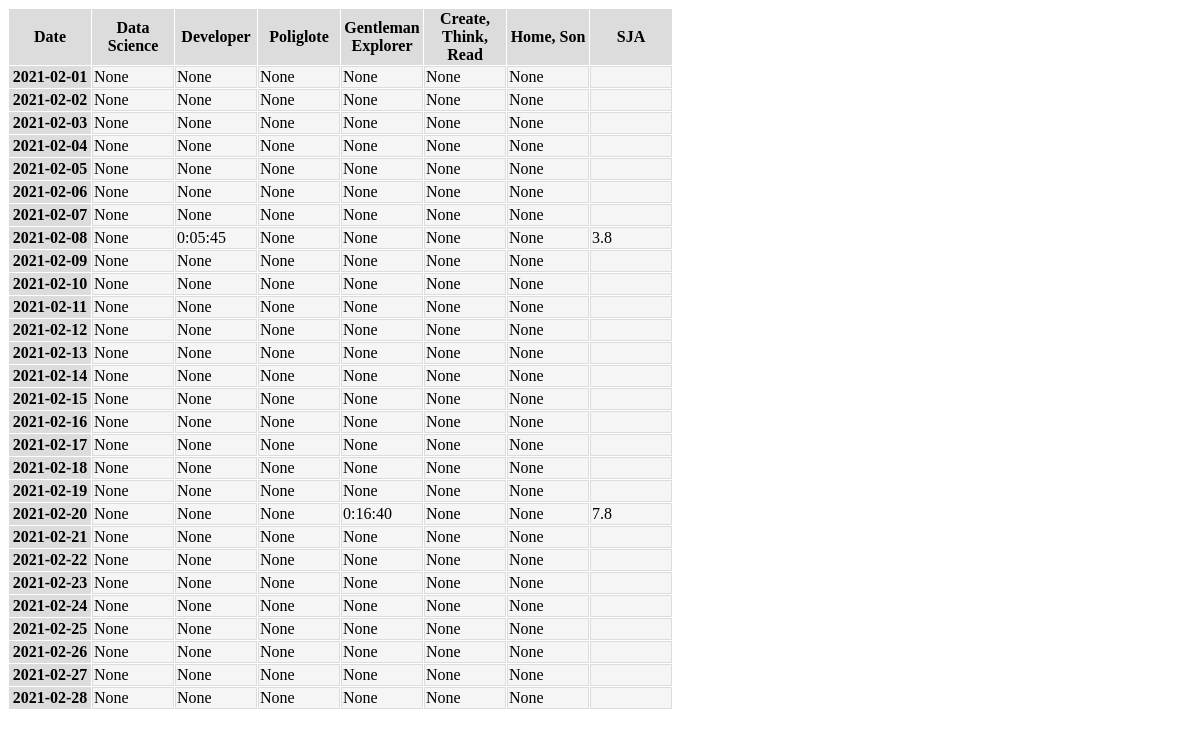
The page / on the database its author committed.
### mymonth/models.py (models this page shows, shortened)
class Days(db.Model):
    id = db.Column(db.Date, primary_key = True)
    ds = db.Column(db.Interval)   # Data Science
    dev = db.Column(db.Interval)  # Developer
    pol = db.Column(db.Interval)  # Poliglote
    ge = db.Column(db.Interval)   # Gentleman Explorer
    crt = db.Column(db.Interval)  # Create Read Think
    hs = db.Column(db.Interval)   # Home Son
    alk = db.Column(db.Float)     # Alko

### mymonth/routes.py (the view)
@app.route('/')
def home():
    month_start, month_end, month_all_days = get_month_days(REF_DATE)
    days = Days.query.filter(Days.id >= month_start).filter(Days.id <= month_end).all()
    days_in_db = [day.id for day in days]
    for day_index in month_all_days:
        if day_index not in days_in_db:
            db.session.add(Days(id=day_index))
        db.session.commit()
    days = Days.query.filter(Days.id >= month_start).filter(Days.id <= month_end).all()
    return render_template('home.html', days=days)

### mymonth/utils.py (called while the page is built)
def get_month_days(reference_date):
    first_day = date(year=reference_date.year, month=reference_date.month, day=1)
    last_day = date(year=reference_date.year, month=reference_date.month, day=monthrange(year=reference_date.year, month=reference_date.month)[1])
    days_in_month = (last_day - first_day).days + 2
    all_days = [date(year=first_day.year, month=first_day.month, day=day) for day in range(1, days_in_month)]
    return first_day, last_day, all_days

### mymonth/templates/home.html
{% extends "layout.html" %}
{% block content %}
<table>
    <tr>
        <th>Date</th>
        <th>Data Science</th>
        <th>Developer</th>
        <th>Poliglote</th>
        <th>Gentleman Explorer</th>
        <th>Create, Think, Read</th>
        <th>Home, Son</th>
        <th>SJA</th>
    </tr>
{% for day in days %}
    <tr>
        <th>{{ day.id.strftime('%Y-%m-%d') }}</th>
        <td>{{ day.ds }}</td>
        <td>{{ day.dev }}</td>
        <td>{{ day.pol }}</td>
        <td>{{ day.ge }}</td>
        <td>{{ day.crt }}</td>
        <td>{{ day.hs }}</td>
        {% if day.alk %}
        <td>{{ day.alk }}</td>
        {% else%}
        <td></td>
        {% endif %}
    </tr>
{% endfor %}
</table>
{% endblock content %}

### mymonth/static/styles.css (style rules this page uses)
table { border-spacing: 1px; }
td { background-color: whitesmoke; border: 1px solid gainsboro; }
th { background-color: gainsboro; width: 80px; }

### rows shown on the page
Days: id "2021-02-01", ds "None", dev "None", pol "None", ge "None", crt "None", hs "None"
Days: id "2021-02-02", ds "None", dev "None", pol "None", ge "None", crt "None", hs "None"
Days: id "2021-02-03", ds "None", dev "None", pol "None", ge "None", crt "None", hs "None"
Days: id "2021-02-04", ds "None", dev "None", pol "None", ge "None", crt "None", hs "None"
Days: id "2021-02-05", ds "None", dev "None", pol "None", ge "None", crt "None", hs "None"
Days: id "2021-02-06", ds "None", dev "None", pol "None", ge "None", crt "None", hs "None"
Days: id "2021-02-07", ds "None", dev "None", pol "None", ge "None", crt "None", hs "None"
Days: id "2021-02-08", ds "None", dev "0:05:45", pol "None", ge "None", crt "None", hs "None", alk "3.8"
Days: id "2021-02-09", ds "None", dev "None", pol "None", ge "None", crt "None", hs "None"
Days: id "2021-02-10", ds "None", dev "None", pol "None", ge "None", crt "None", hs "None"
Days: id "2021-02-11", ds "None", dev "None", pol "None", ge "None", crt "None", hs "None"
Days: id "2021-02-12", ds "None", dev "None", pol "None", ge "None", crt "None", hs "None"
Days: id "2021-02-13", ds "None", dev "None", pol "None", ge "None", crt "None", hs "None"
Days: id "2021-02-14", ds "None", dev "None", pol "None", ge "None", crt "None", hs "None"
Days: id "2021-02-15", ds "None", dev "None", pol "None", ge "None", crt "None", hs "None"
Days: id "2021-02-16", ds "None", dev "None", pol "None", ge "None", crt "None", hs "None"
Days: id "2021-02-17", ds "None", dev "None", pol "None", ge "None", crt "None", hs "None"
Days: id "2021-02-18", ds "None", dev "None", pol "None", ge "None", crt "None", hs "None"
Days: id "2021-02-19", ds "None", dev "None", pol "None", ge "None", crt "None", hs "None"
Days: id "2021-02-20", ds "None", dev "None", pol "None", ge "0:16:40", crt "None", hs "None", alk "7.8"
Days: id "2021-02-21", ds "None", dev "None", pol "None", ge "None", crt "None", hs "None"
Days: id "2021-02-22", ds "None", dev "None", pol "None", ge "None", crt "None", hs "None"
Days: id "2021-02-23", ds "None", dev "None", pol "None", ge "None", crt "None", hs "None"
Days: id "2021-02-24", ds "None", dev "None", pol "None", ge "None", crt "None", hs "None"
Days: id "2021-02-25", ds "None", dev "None", pol "None", ge "None", crt "None", hs "None"
Days: id "2021-02-26", ds "None", dev "None", pol "None", ge "None", crt "None", hs "None"
Days: id "2021-02-27", ds "None", dev "None", pol "None", ge "None", crt "None", hs "None"
Days: id "2021-02-28", ds "None", dev "None", pol "None", ge "None", crt "None", hs "None"
